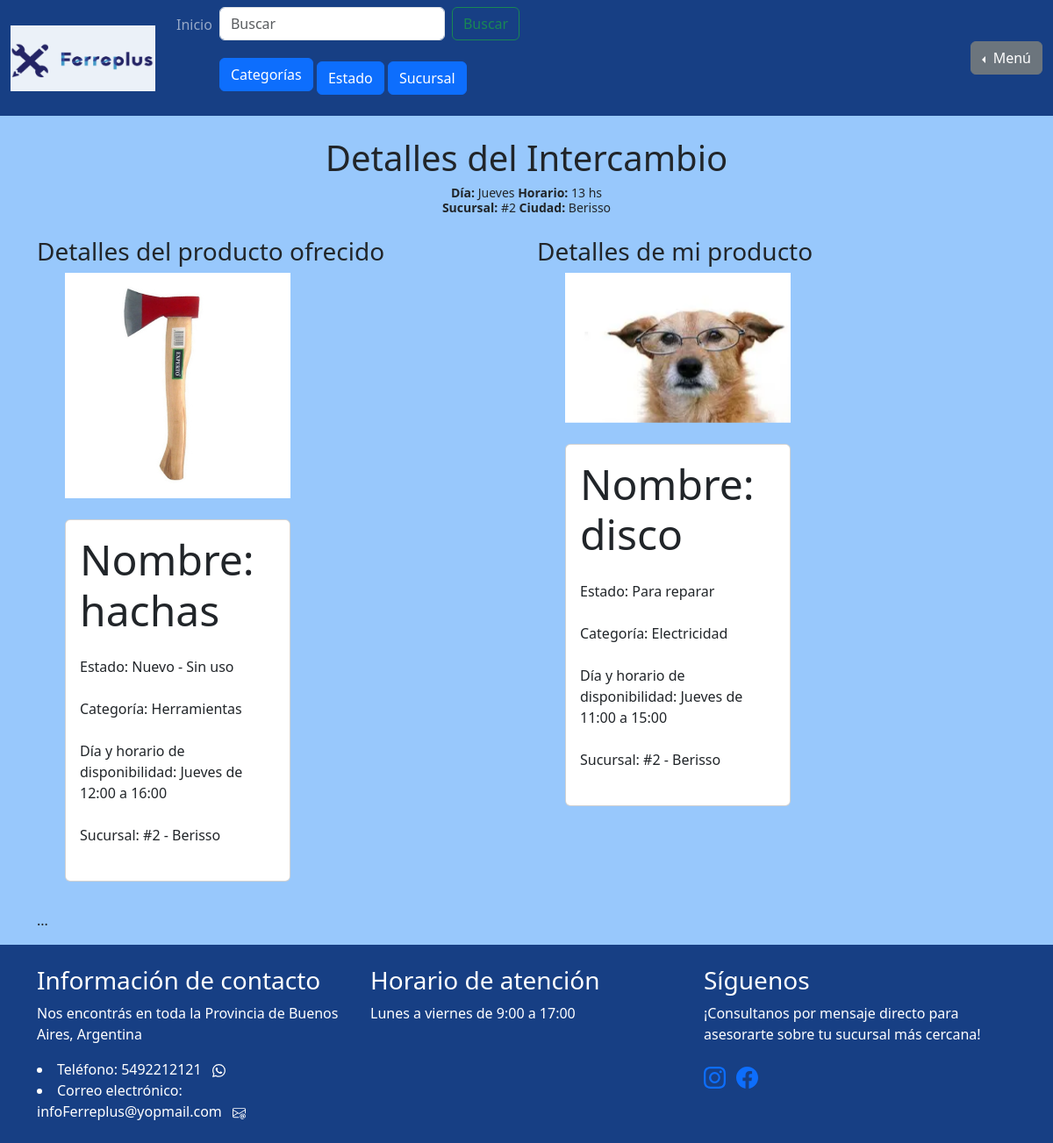
The app's page /intercambiar_producto/ver_detalle/3/ (signed in) with its own data.
### intercambiar_producto/models.py (models this page shows, shortened)
class Intercambio(models.Model):
    ESTADOS = (
        ('pendiente', 'Pendiente'),
        ('aceptado', 'Aceptado'),
        ('rechazado', 'Rechazado'),
        ('realizado', 'Realizado'),
        ('ausente', 'Ausente'),
    )
    DIAS = (
        ('Lunes', 'lunes'),
        ('Martes', 'martes'),
        ('Miercoles', 'miercoles'),
        ('Jueves', 'jueves'),
        ('Viernes', 'viernes'),
    )
    producto_solicitante = models.ForeignKey(Producto, related_name='intercambios_solicitados', on_delete=models.CASCADE)
    producto_receptor = models.ForeignKey(Producto, related_name='intercambios_recibidos', on_delete=models.CASCADE)
    cliente_solicitante = models.ForeignKey(User, related_name='solicitudes_realizadas', on_delete=models.CASCADE)
    cliente_receptor = models.ForeignKey(User, related_name='solicitudes_recibidas', on_delete=models.CASCADE)
    estado = models.CharField(max_length=10, choices=ESTADOS, default='pendiente')
    fecha_solicitud = models.DateTimeField(auto_now_add=True)
    dia = models.CharField(max_length=20, choices=DIAS, default= ' ')
    horario = models.IntegerField()

### mis_productos/models.py (models this page shows, shortened)
class Producto(models.Model):
    id = models.AutoField(primary_key=True)
    cliente = models.ForeignKey(User, on_delete=models.CASCADE)
    nombre = models.CharField(max_length=100)
    estado = models.CharField(max_length=100)
    categoria = models.CharField(max_length=100)
    dias = models.CharField(max_length=100, default="")
    horario_inicio = models.CharField(max_length=100)
    horario_fin = models.CharField(max_length=100)
    sucursal = models.ForeignKey(Sucursal, on_delete=models.SET_NULL, null=True)
    imagen_principal = models.ImageField(upload_to='imagenes/')
    imagen_extra1 = models.ImageField(upload_to='imagenes/', blank=True, null=True)
    imagen_extra2 = models.ImageField(upload_to='imagenes/', blank=True, null=True)
    imagen_extra3 = models.ImageField(upload_to='imagenes/', blank=True, null=True)
    slug = models.SlugField(null=True, blank=True)

### gestion_de_sucursales/models.py (models this page shows)
class Sucursal(models.Model):
    nombre = models.CharField(max_length=200, primary_key=True)
    ciudad = models.CharField(max_length=200, null=False)
    def __str__(self):
        return self.nombre

### iniciar_sesion/decoradores.py (the view)
    def wrapper_func(request, *args, **kwargs):
        if request.user.is_authenticated and not request.user.is_staff and not request.user.is_superuser :
            return view_func(request, *args, **kwargs)
        else:
            return redirect("homepage")

### iniciar_sesion/decoradores.py (called while the page is built)
def soy_cliente(view_func):
    def wrapper_func(request, *args, **kwargs):
        if request.user.is_authenticated and not request.user.is_staff and not request.user.is_superuser :
            return view_func(request, *args, **kwargs)
        else:
            return redirect("homepage")
    return wrapper_func

### intercambiar_producto/views.py (called while the page is built, shortened)
@soy_cliente
def detalle_intercambio(request, solicitud_id):
    solicitud = Intercambio.objects.get(id=solicitud_id)
    context = {
        'solicitud': solicitud
    }
    return render(request, 'intercambiar_producto/ver_detalle.html', context)

### intercambiar_producto/templates/intercambiar_producto/ver_detalle.html (shortened to what this page needs)
{% extends "homepage/base.html" %}
{% block content %}
<div class="container">
  <h1 class="text-center">Detalles del Intercambio</h1>
  <div class="mb-4 text-center">
    <h6 class="small">
        <strong>Día:</strong> {{ solicitud.dia }} <strong>Horario:</strong> {{ solicitud.horario }} hs <br>
        <strong>Sucursal:</strong> {{ solicitud.producto_solicitante.sucursal }} <strong>Ciudad:</strong> {{ solicitud.producto_solicitante.sucursal.ciudad }} <br>
    </h6>
    </div>
  <div class="row">
    <div class="col-md-6">
      <h3>Detalles del producto ofrecido</h3>
      <ul>
        <div class="col-md-6">
            <div id="carouselExample" class="carousel slide mb-4">
                <div class="carousel-inner">
                    <div class="carousel-item active">
                        <img src="{{ solicitud.producto_solicitante.imagen_principal.url }}" class="d-block w-100" alt="...">
                    </div>
                </div>
                <button class="carousel-control-prev" type="button" data-bs-target="#carouselExample" data-bs-slide="prev">
                    <span class="carousel-control-prev-icon" aria-hidden="true"></span>
                </button>
                <button class="carousel-control-next" type="button" data-bs-target="#carouselExample" data-bs-slide="next">
                    <span class="carousel-control-next-icon" aria-hidden="true"></span>
                </button>
            </div>
            <div class="card">
                <div class="card-body">
                    <div class="mb-4">
                        <h5 class="display-5">Nombre: {{ solicitud.producto_solicitante.nombre }}</h5>
                    </div>
                    <div class="mb-4">
                        <h8 class="display-8">Estado: {{ solicitud.producto_solicitante.estado }}</h8>
                    </div>
                    <div class="mb-4">
                        <h8 class="display-8">Categoría: {{ solicitud.producto_solicitante.categoria }}</h8>
                    </div>
                    <div class="mb-4">
                        <h8 class="display-8">Día y horario de disponibilidad: {{ solicitud.producto_solicitante.dias }} de {{ solicitud.producto_solicitante.horario_inicio }} a {{ solicitud.producto_solicitante.horario_fin }}</h8>
                    </div>
                    <div class="mb-4">
                        <h8 class="display-8">Sucursal: {% if not solicitud.producto_solicitante.sucursal %}Sucursal Inactiva{% else %}{{ solicitud.producto_solicitante.sucursal.nombre }} - {{ solicitud.producto_solicitante.sucursal.ciudad }}{% endif %}</h8>
                    </div>
                </div>
            </div>
        </div>
      </ul>
    </div>
    <div class="col-md-6">
      <h3>Detalles de mi producto </h3>
      <ul>
        <div class="col-md-6">
            <div id="carouselExample" class="carousel slide mb-4">
                <div class="carousel-inner">
                    <div class="carousel-item active">
                        <img src="{{ solicitud.producto_receptor.imagen_principal.url }}" class="d-block w-100" alt="...">
                    </div>
                </div>
                <button class="carousel-control-prev" type="button" data-bs-target="#carouselExample" data-bs-slide="prev">
                    <span class="carousel-control-prev-icon" aria-hidden="true"></span>
                </button>
                <button class="carousel-control-next" type="button" data-bs-target="#carouselExample" data-bs-slide="next">
                    <span class="carousel-control-next-icon" aria-hidden="true"></span>
                </button>
            </div>
            <div class="card">
                <div class="card-body">
                    <div class="mb-4">
                        <h5 class="display-5">Nombre: {{ solicitud.producto_receptor.nombre }}</h5>
                    </div>
                    <div class="mb-4">
                        <h8 class="display-8">Estado: {{ solicitud.producto_receptor.estado }}</h8>
                    </div>
                    <div class="mb-4">
                        <h8 class="display-8">Categoría: {{ solicitud.producto_receptor.categoria }}</h8>
                    </div>
                    <div class="mb-4">
                        <h8 class="display-8">Día y horario de disponibilidad: {{ solicitud.producto_receptor.dias }} de {{ solicitud.producto_receptor.horario_inicio }} a {{ solicitud.producto_receptor.horario_fin }}</h8>
                    </div>
                    <div class="mb-4">
                        <h8 class="display-8">Sucursal: {% if not solicitud.producto_receptor.sucursal %}Sucursal Inactiva{% else %}{{ solicitud.producto_receptor.sucursal.nombre }} - {{ solicitud.producto_receptor.sucursal.ciudad }}{% endif %}</h8>
                    </div>
                </div>
            </div>
        </div>
      </ul>
    </div>
  </div>
  ...
</div>
{% endblock %}

### homepage/templates/homepage/base.html (style rules this page uses)
body { background-color: #98C8FC; }
body { min-height: 100vh; display: flex; flex-direction: column; }

### records on screen
Intercambio: dia "Jueves", horario "13", producto_solicitante.sucursal "#2", producto_solicitante.sucursal.ciudad "Berisso", producto_solicitante.imagen_principal (picture), producto_solicitante.nombre "hachas", producto_solicitante.estado "Nuevo - Sin uso", producto_solicitante.categoria "Herramientas", producto_solicitante.dias "Jueves", producto_solicitante.horario_inicio "12:00", producto_solicitante.horario_fin "16:00", producto_solicitante.sucursal.nombre "#2", producto_receptor.imagen_principal (picture), producto_receptor.nombre "disco", producto_receptor.estado "Para reparar", producto_receptor.categoria "Electricidad", producto_receptor.dias "Jueves", producto_receptor.horario_inicio "11:00", producto_receptor.horario_fin "15:00", producto_receptor.sucursal.nombre "#2", producto_receptor.sucursal.ciudad "Berisso"
